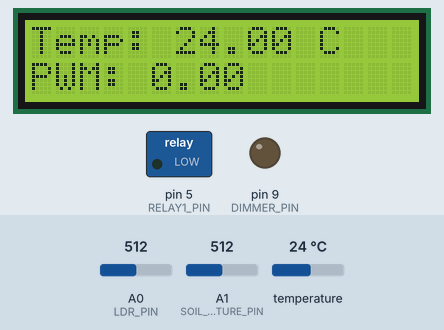
Simulated run of this sketch. Board: Arduino Uno, built with avr-gcc and run on an emulated ATmega328P. Parts: 16×2 character LCD, switched loads named in the sketch (green lamp = pin HIGH), output pins drawn as LEDs (lit = HIGH). Inputs (shaded band) come from the test bench; at power-on: A0 (LDR_PIN) = 512, temperature 24 °C, A1 (SOIL_MOISTURE_PIN) = 512. What the sketch prints to the serial monitor is not drawn.

Above: at 2.2 s.
2.3 s: A0 (LDR_PIN) set to 208
At 3.7 s:
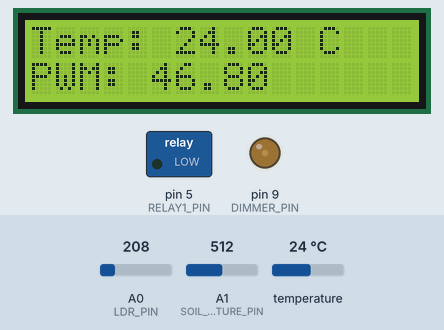
4.9 s: A0 (LDR_PIN) set to 187
At 6.3 s:
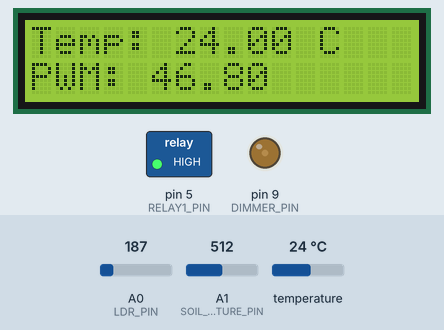
7.2 s: temperature set to 12 °C
At 8.6 s:
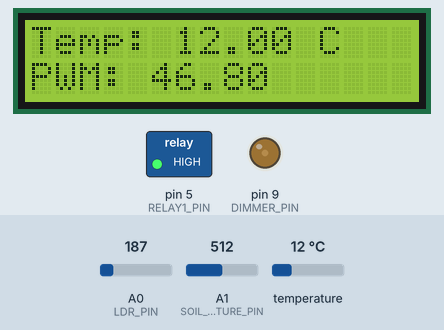
9.5 s: A0 (LDR_PIN) set to 306
At 11.0 s:
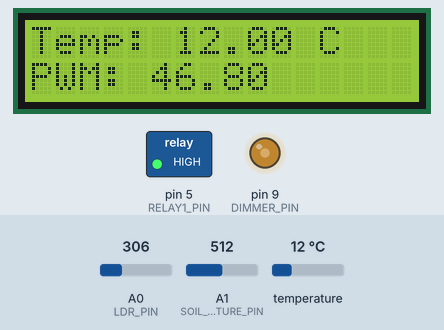
13.2 s: temperature set to 33 °C
At 15.6 s:
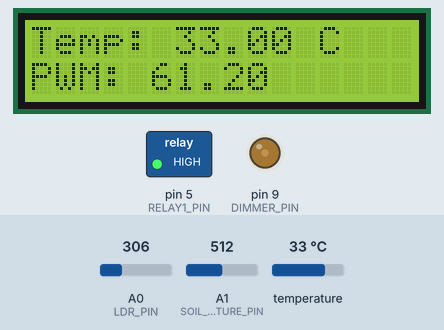
15.8 s: temperature set to 19 °C
At 16.4 s:
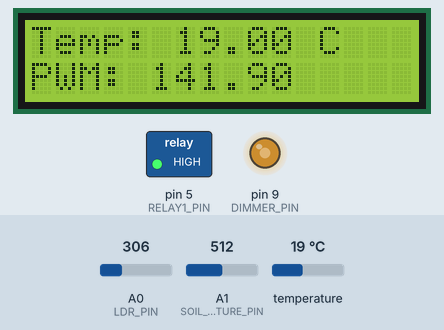
Timing chart, 0 to 36.0 s (numbered marks = the images above; inputs shaded):
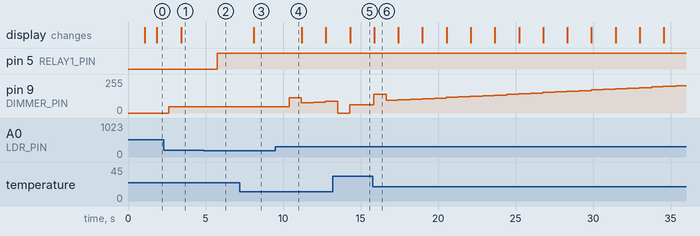

The sketch:

Pengering_padi_otomatis.ino
```cpp
#include <Wire.h>
#include <OneWire.h>
#include <DallasTemperature.h>
#include <LiquidCrystal_I2C.h>
#include <RTClib.h>
#include <PID_v1.h>
#include <dimmable_light.h>


/* Definisi pin */
#define DIMMER_PIN 9
#define RELAY1_PIN 5
#define LDR_PIN A0
#define SOIL_MOISTURE_PIN A1
#define TEMP_PIN 2

/* Konfigurasi objek perangkat */
RTC_DS3231 rtc;
OneWire oneWire(TEMP_PIN);
DallasTemperature tempSensor(&oneWire);
LiquidCrystal_I2C lcd(0x27, 16, 2);

/* Konfigurasi pin dimmer */
const int syncPin = 3;
const int thyristorPin = 9;
DimmableLight light(thyristorPin);

/* Konfigurasi PID untuk pengontrolan suhu */
double Ku = 2.5 , Tu = 2.0;
double Kp = 0.6 * Ku;
double Ki = 1.2 * Ku / Tu;
double Kd = 0.075 * Ku * Tu;
double Setpoint, tempInput, tempOutput;
PID tempPID(&tempInput, &tempOutput, &Setpoint, Kp, Ki, Kd, DIRECT);

/* Variabel waktu */
unsigned long previousSerialTime = 0;
unsigned long previousLCDTime = 0;

void setup() {
  Serial.begin(9600);
  delay(1000); // Beri waktu untuk inisialisasi Serial Monitor

  lcd.begin(16, 2);
  lcd.backlight();
  tempSensor.begin();

  if (!rtc.begin()) {
    Serial.println("RTC tidak ditemukan");
    lcd.print("RTC Error");
  }

  pinMode(RELAY1_PIN, OUTPUT);
  pinMode(LDR_PIN, INPUT);
  pinMode(SOIL_MOISTURE_PIN, INPUT);
  digitalWrite(RELAY1_PIN, LOW);

  /* Inisialisasi PID */
  Setpoint = 50.0;
  tempPID.SetMode(AUTOMATIC);
  tempPID.SetOutputLimits(0, 255);

  /* Inisialisasi dimmer */
  DimmableLight::setSyncPin(syncPin);
  DimmableLight::begin();

  Serial.println("Sistem Siap!");
}

void loop() {
  unsigned long currentMillis = millis();

  int ldrValue = analogRead(LDR_PIN);
  int soilMoisture = analogRead(SOIL_MOISTURE_PIN);
  tempSensor.requestTemperatures();
  tempInput = tempSensor.getTempCByIndex(0);

  /* Kontrol mode berdasarkan nilai LDR */
  controlMode(ldrValue);

  /* Periksa kelembaban tanah */
  checkSoilMoisture(soilMoisture);

  /* Update Serial Monitor setiap 1 detik */
  if (currentMillis - previousSerialTime >= 1000) {
    previousSerialTime = currentMillis;
    printSerial(ldrValue, soilMoisture, tempOutput);
  }

  /* Update LCD setiap 1 detik */
  if (currentMillis - previousLCDTime >= 1000) {
    previousLCDTime = currentMillis;
    updateLCD(tempInput, tempOutput);
  }
}

/* Fungsi untuk mengontrol mode berdasarkan nilai LDR */
void controlMode(int ldrValue) {
  if (ldrValue > 300) {
    tempPID.Compute();
    light.setBrightness(tempOutput);
    Serial.println("Mode Malam - PID aktif");
  } else if (ldrValue < 200) {
    digitalWrite(RELAY1_PIN, HIGH);
    Serial.println("Mode Siang - Relay ON");
  } else {
    digitalWrite(RELAY1_PIN, LOW);
  }
}

/* Fungsi untuk memperbarui tampilan LCD */
void updateLCD(double tempInput, double tempOutput) {
  lcd.clear();
  lcd.setCursor(0, 0);
  lcd.print("Temp: ");
  lcd.print(tempInput);
  lcd.print(" C");
  lcd.setCursor(0, 1);
  lcd.print("PWM: ");
  lcd.print(tempOutput);
}

/* Fungsi untuk mencetak data ke Serial Monitor */
void printSerial(int ldrValue, int soilMoisture, double tempOutput) {
  Serial.print("PWM: ");
  Serial.print(tempOutput);
  Serial.print(" | LDR: ");
  Serial.print(ldrValue);
  Serial.print(" | Soil: ");
  Serial.println(soilMoisture);
}

/* Fungsi untuk memeriksa kelembaban tanah */
void checkSoilMoisture(int soilMoisture) {
  if (soilMoisture >= 950) {
    Serial.println("Tanah terlalu basah, sistem berhenti.");
    while (true) {
      Serial.println("Sistem berhenti. Cek kelembaban.");
      delay(2000); // Beri waktu agar Serial tetap bisa mengirimkan data
    }
  }
}
```

Measured:
- the behaviour switches between 200 and 199 on A0 (LDR_PIN) (found by bisection; images 1 and 2)
- after the input at 2.3 s, pin 9 (DIMMER_PIN): goes on until 2.6 s, then stays 46/255; the display: changes after 1.1 s (image 1)
- after the input at 4.9 s, pin 5 (RELAY1_PIN): LOW → HIGH after 0.85 s
- after the input at 7.2 s, the display: changes after 0.90 s (image 3)
- after the input at 9.5 s, pin 9 (DIMMER_PIN): 46/255 → 115/255 after 0.92 s, → 76/255 0.76 s later, → 81/255 0.79 s later, → 87/255 0.76 s later
- after the input at 13.2 s, the display: changes after 1.1 s (image 5)
- what the display in image 6 shows lasts 1.5 s, from 15.9 s to 17.4 s
